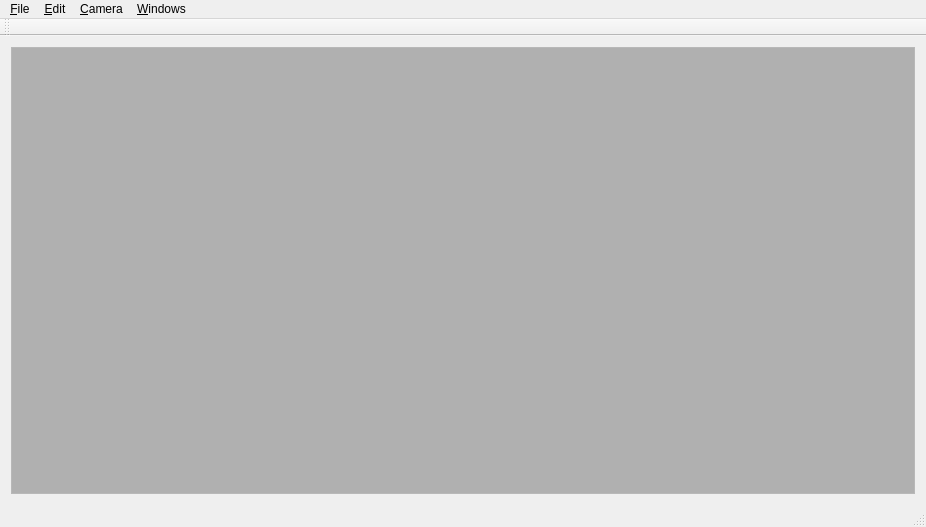
<?xml version="1.0" encoding="UTF-8"?>
<ui version="4.0">
 <class>PixmicroClass</class>
 <widget class="QMainWindow" name="PixmicroClass">
  <property name="geometry">
   <rect>
    <x>0</x>
    <y>0</y>
    <width>926</width>
    <height>527</height>
   </rect>
  </property>
  <property name="sizePolicy">
   <sizepolicy hsizetype="MinimumExpanding" vsizetype="MinimumExpanding">
    <horstretch>0</horstretch>
    <verstretch>0</verstretch>
   </sizepolicy>
  </property>
  <property name="windowTitle">
   <string>Pixmicro</string>
  </property>
  <property name="unifiedTitleAndToolBarOnMac">
   <bool>false</bool>
  </property>
  <widget class="QWidget" name="centralWidget">
   <property name="sizePolicy">
    <sizepolicy hsizetype="MinimumExpanding" vsizetype="MinimumExpanding">
     <horstretch>0</horstretch>
     <verstretch>0</verstretch>
    </sizepolicy>
   </property>
   <layout class="QVBoxLayout" name="verticalLayout">
    <item>
     <widget class="QFrame" name="frame">
      <property name="autoFillBackground">
       <bool>true</bool>
      </property>
      <property name="frameShape">
       <enum>QFrame::StyledPanel</enum>
      </property>
      <property name="frameShadow">
       <enum>QFrame::Sunken</enum>
      </property>
      <property name="lineWidth">
       <number>3</number>
      </property>
      <layout class="QHBoxLayout" name="horizontalLayout">
       <property name="leftMargin">
        <number>0</number>
       </property>
       <property name="topMargin">
        <number>0</number>
       </property>
       <property name="rightMargin">
        <number>0</number>
       </property>
       <property name="bottomMargin">
        <number>0</number>
       </property>
       <item>
        <widget class="VideoView" name="m_VideoView" native="true">
         <property name="sizePolicy">
          <sizepolicy hsizetype="Ignored" vsizetype="Ignored">
           <horstretch>0</horstretch>
           <verstretch>0</verstretch>
          </sizepolicy>
         </property>
         <property name="minimumSize">
          <size>
           <width>64</width>
           <height>48</height>
          </size>
         </property>
         <property name="palette">
          <palette>
           <active>
            <colorrole role="Base">
             <brush brushstyle="SolidPattern">
              <color alpha="255">
               <red>255</red>
               <green>255</green>
               <blue>255</blue>
              </color>
             </brush>
            </colorrole>
            <colorrole role="Window">
             <brush brushstyle="SolidPattern">
              <color alpha="255">
               <red>176</red>
               <green>176</green>
               <blue>176</blue>
              </color>
             </brush>
            </colorrole>
           </active>
           <inactive>
            <colorrole role="Base">
             <brush brushstyle="SolidPattern">
              <color alpha="255">
               <red>255</red>
               <green>255</green>
               <blue>255</blue>
              </color>
             </brush>
            </colorrole>
            <colorrole role="Window">
             <brush brushstyle="SolidPattern">
              <color alpha="255">
               <red>176</red>
               <green>176</green>
               <blue>176</blue>
              </color>
             </brush>
            </colorrole>
           </inactive>
           <disabled>
            <colorrole role="Base">
             <brush brushstyle="SolidPattern">
              <color alpha="255">
               <red>176</red>
               <green>176</green>
               <blue>176</blue>
              </color>
             </brush>
            </colorrole>
            <colorrole role="Window">
             <brush brushstyle="SolidPattern">
              <color alpha="255">
               <red>176</red>
               <green>176</green>
               <blue>176</blue>
              </color>
             </brush>
            </colorrole>
           </disabled>
          </palette>
         </property>
         <property name="autoFillBackground">
          <bool>true</bool>
         </property>
        </widget>
       </item>
      </layout>
     </widget>
    </item>
   </layout>
  </widget>
  <widget class="QMenuBar" name="menuBar">
   <property name="geometry">
    <rect>
     <x>0</x>
     <y>0</y>
     <width>926</width>
     <height>21</height>
    </rect>
   </property>
   <widget class="QMenu" name="menuFile">
    <property name="title">
     <string>&amp;File</string>
    </property>
    <addaction name="actionOpen_Image"/>
    <addaction name="actionPreferences"/>
   </widget>
   <widget class="QMenu" name="m_MenuCamera">
    <property name="title">
     <string>&amp;Camera</string>
    </property>
   </widget>
   <widget class="QMenu" name="m_MenuWindows">
    <property name="title">
     <string>&amp;Windows</string>
    </property>
   </widget>
   <widget class="QMenu" name="m_MenuEdit">
    <property name="title">
     <string>&amp;Edit</string>
    </property>
   </widget>
   <addaction name="menuFile"/>
   <addaction name="m_MenuEdit"/>
   <addaction name="m_MenuCamera"/>
   <addaction name="m_MenuWindows"/>
  </widget>
  <widget class="QToolBar" name="mainToolBar">
   <attribute name="toolBarArea">
    <enum>TopToolBarArea</enum>
   </attribute>
   <attribute name="toolBarBreak">
    <bool>true</bool>
   </attribute>
  </widget>
  <widget class="QStatusBar" name="m_StatusBar"/>
  <action name="actionOpen_Image">
   <property name="text">
    <string>Open Image...</string>
   </property>
  </action>
  <action name="actionPreferences">
   <property name="text">
    <string>Preferences...</string>
   </property>
  </action>
  <action name="m_ActionWindowsCamera">
   <property name="checkable">
    <bool>true</bool>
   </property>
   <property name="text">
    <string>Camera</string>
   </property>
  </action>
  <action name="m_ActionWindowsEdgeDetect">
   <property name="checkable">
    <bool>true</bool>
   </property>
   <property name="text">
    <string>Edge detect</string>
   </property>
  </action>
  <action name="m_ActionWindowsFilters">
   <property name="checkable">
    <bool>true</bool>
   </property>
   <property name="text">
    <string>Filters</string>
   </property>
  </action>
  <action name="m_ActionWindowsSnapshot">
   <property name="checkable">
    <bool>true</bool>
   </property>
   <property name="text">
    <string>Snapshot</string>
   </property>
  </action>
  <action name="m_ActionWindowsGallery">
   <property name="checkable">
    <bool>true</bool>
   </property>
   <property name="text">
    <string>Gallery</string>
   </property>
  </action>
 </widget>
 <layoutdefault spacing="6" margin="11"/>
 <customwidgets>
  <customwidget>
   <class>VideoView</class>
   <extends>QWidget</extends>
   <header>VideoView.h</header>
  </customwidget>
 </customwidgets>
 <resources>
  <include location="Pixmicro.qrc"/>
 </resources>
 <connections/>
</ui>
